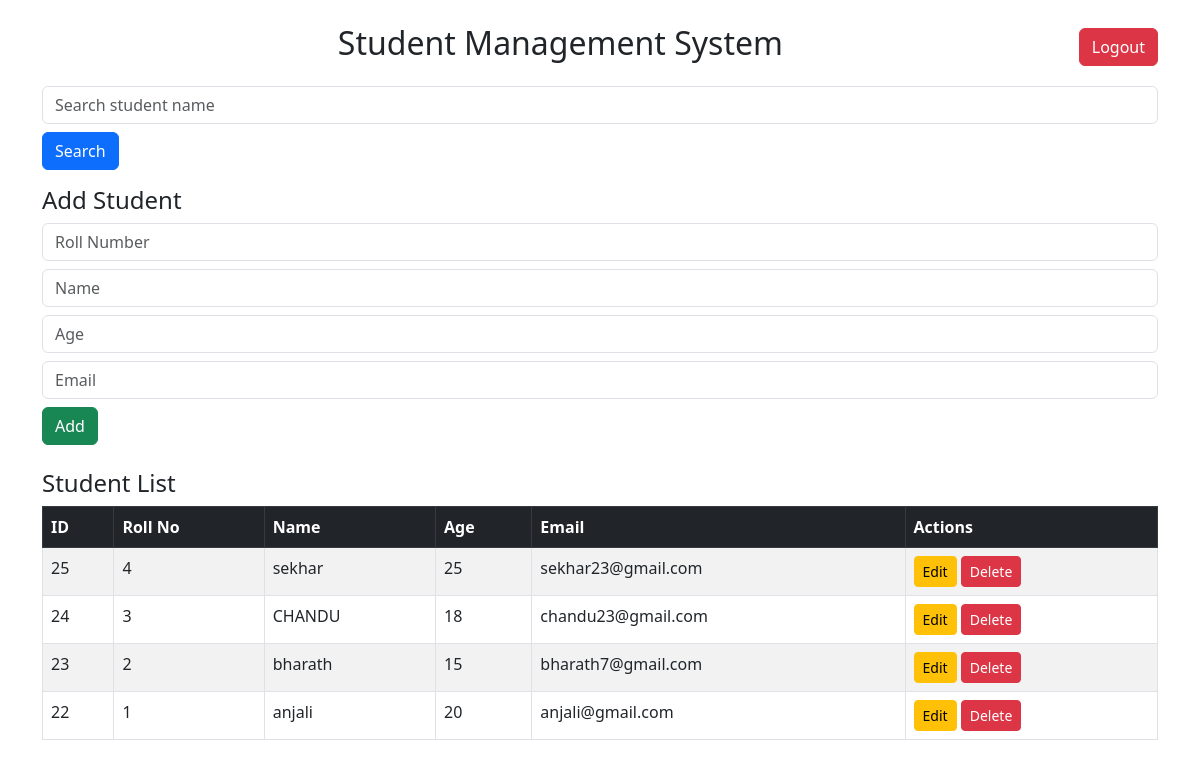
The app's page /home/ (signed in) with its own data.
### students_app/models.py (models this page shows, shortened)
class Students(models.Model):
    roll_number = models.CharField(max_length=20, unique=True, null=True, blank=True)
    name = models.CharField(max_length=100)
    age = models.IntegerField()
    email = models.EmailField()

### students_app/views.py (the view, shortened to what this page needs)
# urls.py: path('home/', views.home, name='home'),
@login_required(login_url='/')
def home(request):
    query = request.GET.get('q')
    if query:
        data = Students.objects.filter(name__icontains=query).order_by('-id')
    else:
        data = Students.objects.all().order_by('-id')
    return render(request, 'home.html', {'data': data})

### templates/home.html (shortened to what this page needs)
<!DOCTYPE html>
<html>
<head>
    <link href="https://cdn.jsdelivr.net/npm/bootstrap@5.3.0/dist/css/bootstrap.min.css" rel="stylesheet">
</head>
<body class="container mt-4">
<div class="d-flex justify-content-between align-items-center mb-3">
    <h2 class="text-center flex-grow-1">Student Management System</h2>
    <a href="{% url 'logout' %}" class="btn btn-danger">
        Logout
    </a>
</div>
<form method="GET" class="mb-3">
    <input type="text" name="q" class="form-control"
           placeholder="Search student name"
           value="{{ request.GET.q }}">
    <button type="submit" class="btn btn-primary mt-2">Search</button>
</form>
<h4>Add Student</h4>
<form method="POST" class="mb-4">
    <input type="text" name="roll" class="form-control mb-2" placeholder="Roll Number" required>
    <input type="text" name="name" class="form-control mb-2" placeholder="Name" required>
    <input type="number" name="age" class="form-control mb-2" placeholder="Age" min="1" required>
    <input type="email" name="email" class="form-control mb-2" placeholder="Email" required>
    <button type="submit" class="btn btn-success">Add</button>
</form>
<h4>Student List</h4>
<table class="table table-bordered table-striped">
    <thead class="table-dark">
        <tr>
            <th>ID</th>
            <th>Roll No</th>
            <th>Name</th>
            <th>Age</th>
            <th>Email</th>
            <th>Actions</th>
        </tr>
    </thead>
    <tbody>
        {% for s in data %}
        <tr>
            <td>{{ s.id }}</td>
            <td>{{ s.roll_number }}</td>
            <td>{{ s.name }}</td>
            <td>{{ s.age }}</td>
            <td>{{ s.email }}</td>
            <td>
                <a href="{% url 'update' s.id %}" class="btn btn-warning btn-sm">Edit</a>
                <a href="{% url 'delete' s.id %}" class="btn btn-danger btn-sm"
                   onclick="return confirm('Are you sure?')">Delete</a>
            </td>
        </tr>
        {% empty %}
        <tr>
            <td colspan="6" class="text-center">No students found</td>
        </tr>
        {% endfor %}
    </tbody>
</table>
</body>
</html>

### records on screen
Students: id "25", roll_number "4", name "sekhar", age "25", email "sekhar23@gmail.com"
Students: id "24", roll_number "3", name "CHANDU", age "18", email "chandu23@gmail.com"
Students: id "23", roll_number "2", name "bharath", age "15", email "bharath7@gmail.com"
Students: id "22", roll_number "1", name "anjali", age "20", email "anjali@gmail.com"
